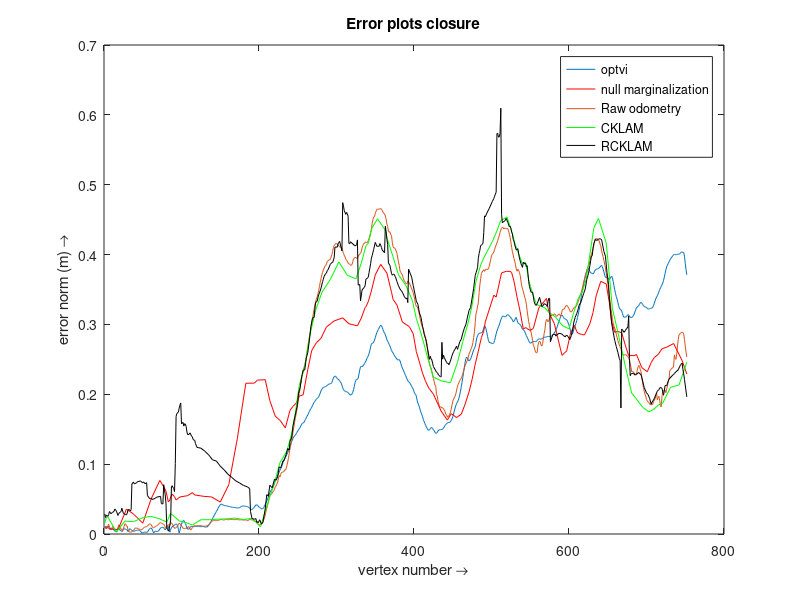

Here is the MATLAB script that generated this plot:
clc
close all
%load Groundtruth vertex positions
ground_truth_fullmap = fopen('MH_02/true_vertex_id_to_position.csv');
ground_truth_vertices = textscan(ground_truth_fullmap,...
    '%s %f %f %f', 'Delimiter',',');
fclose(ground_truth_fullmap);

% Full map raw odometry vs optvi
optivi_nolc_fullmap = fopen('MH_02/vertices_optvi.csv');
textscan(optivi_nolc_fullmap,'%s', 8, 'Delimiter',',');
optvi_fullmap_vertices = textscan(optivi_nolc_fullmap,...
    '%f %f %f %f %f %f %f %s', 'Delimiter',',');
fclose(optivi_nolc_fullmap);

error_true_optvi_full = zeros(size(optvi_fullmap_vertices{1}, 1), 3);

for i=1:3
    error_true_optvi_full(:, i) = ...
        (optvi_fullmap_vertices{i} - ground_truth_vertices{i + 1}).^2;
end
norm_error_true_optvi_full = sqrt(sum(error_true_optvi_full, 2));
h0 = plot(norm_error_true_optvi_full);
hold on

% raw odometry plot
raw_fullmap = fopen('MH_02/vertices_raw_odometry.csv');
textscan(raw_fullmap,'%s', 8, 'Delimiter',',');
raw_vertices = textscan(raw_fullmap,'%f %f %f %f %f %f %f %s', ...
    'Delimiter',',');
fclose(raw_fullmap);

error_raw_optvi_full = zeros(size(optvi_fullmap_vertices{1}, 1), 3);

for i=1:3
    error_raw_optvi_full(:, i) = ...
        (ground_truth_vertices{i+1} - raw_vertices{i}).^2;
end
norm_err_raw_optvi_full = sqrt(sum(error_raw_optvi_full, 2));

h1 = plot(norm_err_raw_optvi_full);
title('Error plots closure');
xlabel('vertex number \rightarrow');
ylabel('error norm (m) \rightarrow');

% kfh-optvi null marginalization
null_marginalized_map = fopen('MH_02/vertices_kfh_optvi.csv');
textscan(null_marginalized_map,'%s', 8, 'Delimiter',',');
null_marginalized_vertices = textscan(null_marginalized_map,...
    '%f %f %f %f %f %f %f %s', 'Delimiter',',');
fclose(null_marginalized_map);

error_optvi_full_null_marginalized = ...
    zeros(size(null_marginalized_vertices{1}, 1), 3);
keyframe_indices = zeros(size(null_marginalized_vertices{1}, 1), 1);

for i=1:3
    for j=1:size(null_marginalized_vertices{1})
        keyframe_indices(j) = find(not(cellfun('isempty', ...
            strfind(ground_truth_vertices{1}, ...
            null_marginalized_vertices{8}{j}))));
        error_optvi_full_null_marginalized(j, i) = ...
            (null_marginalized_vertices{i}(j) - ...
            ground_truth_vertices{i+1}(keyframe_indices(j)));
    end
end

norm_error_optvi_full_null_marginalized = ...
    sqrt(sum(error_optvi_full_null_marginalized.^2, 2));
h2 = plot(keyframe_indices, norm_error_optvi_full_null_marginalized, 'r');
% plot(keyframe_indices, norm_error_optvi_full_null_marginalized, 'ro');

% kfh-CKLAM marginalization
% CKLAM_marginalized_map = fopen('data/raw_map_cklam_vertices.csv');
CKLAM_marginalized_map = fopen('MH_02/vertices_cklam.csv');
textscan(CKLAM_marginalized_map,'%s', 8, 'Delimiter',',');
CKLAM_marginalized_vertices = textscan(CKLAM_marginalized_map,...
    '%f %f %f %f %f %f %f %s', 'Delimiter',',');
fclose(CKLAM_marginalized_map);

error_optvi_full_CKLAM_marginalized = ...
    zeros(size(CKLAM_marginalized_vertices{1}, 1), 3);
keyframe_indices = zeros(size(CKLAM_marginalized_vertices{1}, 1), 1);

for i=1:3
    for j=1:size(CKLAM_marginalized_vertices{1})
        keyframe_indices(j) = find(not(cellfun('isempty', ...
            strfind(ground_truth_vertices{1}, ...
            CKLAM_marginalized_vertices{8}{j}))));
        error_optvi_full_CKLAM_marginalized(j, i) = ...
            (CKLAM_marginalized_vertices{i}(j) - ...
            ground_truth_vertices{i+1}(keyframe_indices(j)));
    end
end

norm_error_optvi_full_CKLAM_marginalized = ...
    sqrt(sum(error_optvi_full_CKLAM_marginalized.^2, 2));
h3 = plot(keyframe_indices, norm_error_optvi_full_CKLAM_marginalized, 'g');
% plot(keyframe_indices, norm_error_optvi_full_CKLAM_marginalized, 'go');

% kfh-RCKLAM marginalization
RCKLAM_marginalized_map = fopen('MH_02/vertices_rcklam.csv');
textscan(RCKLAM_marginalized_map,'%s', 8, 'Delimiter',',');
RCKLAM_marginalized_vertices = textscan(RCKLAM_marginalized_map,...
    '%f %f %f %f %f %f %f %s', 'Delimiter',',');
fclose(RCKLAM_marginalized_map);

error_optvi_full_RCKLAM_marginalized = ...
    zeros(size(RCKLAM_marginalized_vertices{1}, 1), 3);
keyframe_indices = zeros(size(RCKLAM_marginalized_vertices{1}, 1), 1);

for i=1:3
    for j=1:size(RCKLAM_marginalized_vertices{1})
        keyframe_indices(j) = find(not(cellfun('isempty', ...
            strfind(ground_truth_vertices{1}, ...
            RCKLAM_marginalized_vertices{8}{j}))));
        error_optvi_full_RCKLAM_marginalized(j, i) = ...
            (RCKLAM_marginalized_vertices{i}(j) - ...
            ground_truth_vertices{i + 1}(keyframe_indices(j)));
    end
end

norm_error_optvi_full_RCKLAM_marginalized = ...
    sqrt(sum(error_optvi_full_RCKLAM_marginalized.^2, 2));
h4 = plot(keyframe_indices, norm_error_optvi_full_RCKLAM_marginalized, 'k');
% plot(keyframe_indices, norm_error_optvi_full_RCKLAM_marginalized, 'ko');

legend([h0, h2, h1, h3, h4], 'optvi', 'null marginalization', ...
    'Raw odometry', 'CKLAM', 'RCKLAM')